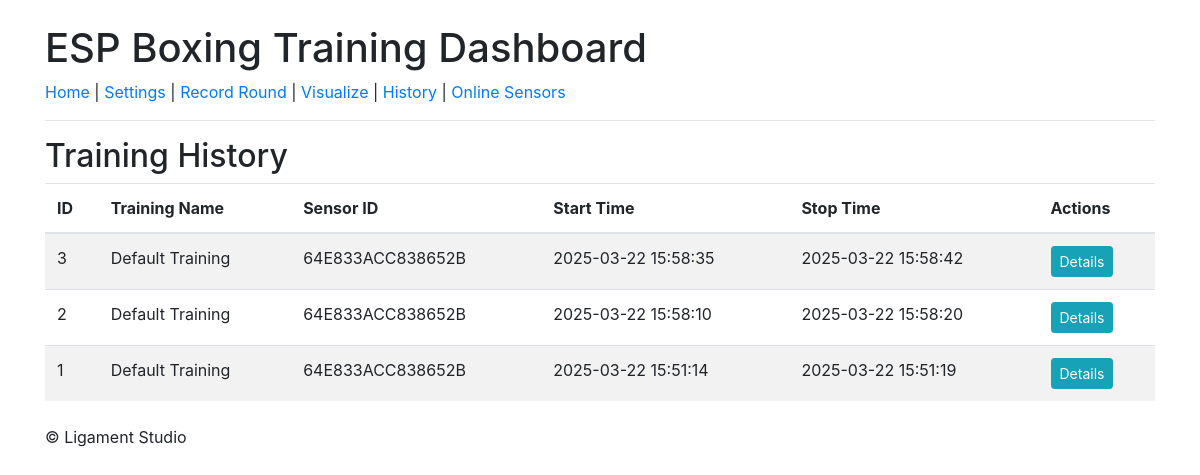
The app's page /history with its own data.
### tables this page shows
CREATE TABLE training_round (
                id INTEGER PRIMARY KEY AUTOINCREMENT,
                training_name TEXT,
                sensor_id TEXT,
                start_time TEXT,
                stop_time TEXT
            );

### app.py (the view)
@app.route('/history')
def history():
    conn = get_db_connection()
    rounds = conn.execute("SELECT * FROM training_round ORDER BY start_time DESC").fetchall()
    conn.close()
    return render_template('history.html', rounds=rounds)

### app.py (called while the page is built)
def get_db_connection():
    conn = sqlite3.connect(DATABASE, check_same_thread=False)
    conn.row_factory = sqlite3.Row
    return conn

### templates/history.html
{% extends "base.html" %}
{% block content %}
<h2>Training History</h2>
<table class="table table-striped">
  <thead>
    <tr>
      <th>ID</th>
      <th>Training Name</th>
      <th>Sensor ID</th>
      <th>Start Time</th>
      <th>Stop Time</th>
      <th>Actions</th>
    </tr>
  </thead>
  <tbody>
    {% for round in rounds %}
      <tr>
        <td>{{ round.id }}</td>
        <td>{{ round.training_name }}</td>
        <td>{{ round.sensor_id }}</td>
        <td>{{ round.start_time }}</td>
        <td>{{ round.stop_time }}</td>
        <td>
          <a href="{{ url_for('round_details', round_id=round.id) }}" class="btn btn-info btn-sm">Details</a>
        </td>
      </tr>
    {% endfor %}
  </tbody>
</table>
{% endblock %}

### records on screen
training_round: id "3", training_name "Default Training", sensor_id "64E833ACC838652B", start_time "2025-03-22 15:58:35", stop_time "2025-03-22 15:58:42"
training_round: id "2", training_name "Default Training", sensor_id "64E833ACC838652B", start_time "2025-03-22 15:58:10", stop_time "2025-03-22 15:58:20"
training_round: id "1", training_name "Default Training", sensor_id "64E833ACC838652B", start_time "2025-03-22 15:51:14", stop_time "2025-03-22 15:51:19"
